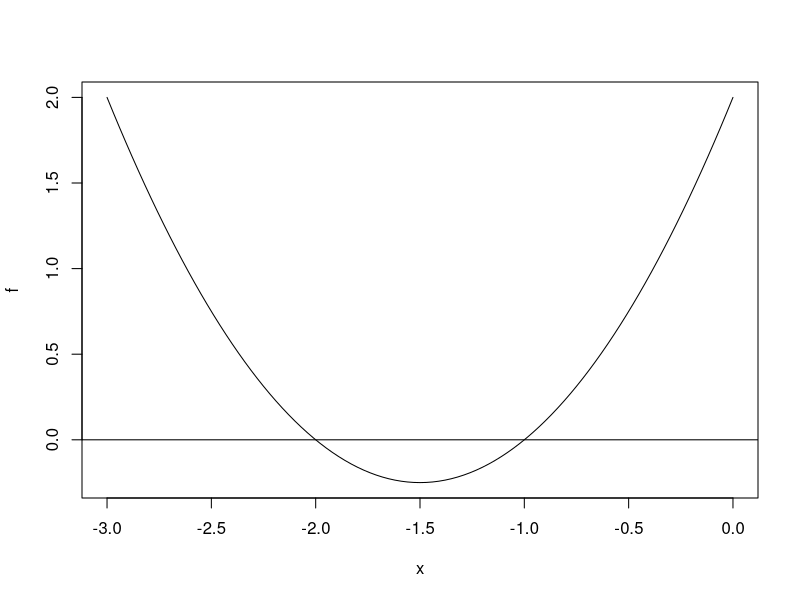

Write R code to recreate this figure.
## ---- chunk 1
#| echo: false
a <- 1
b <- 3
c <- 2

f <- function(x) {
    return(a*x^2 + b*x +c)
}

if (b^2 - 4*a*c <0) {
  print ("There is no solution, and I don't know how to make a graph that makes sense, sorry!")
  
  minx <- (c-b^2/(4*a))
  
  plot(f, from=-100, to=100)
  abline(h = 0)
} else {
  
  x1 <- (-b + (sqrt(b^2-4*a*c)))/(2*a)
  x2 <- (-b - (sqrt(b^2-4*a*c)))/(2*a)
  
  if (x1 == x2) {
    print(paste("To solve this equation, x =", x1))
  } else {
    print(paste("To solve this equation, x =", x1, "or x =", x2))
  }
  
  plot(f, from=x2-1, to=x1+1)
  abline(h = 0)
}

